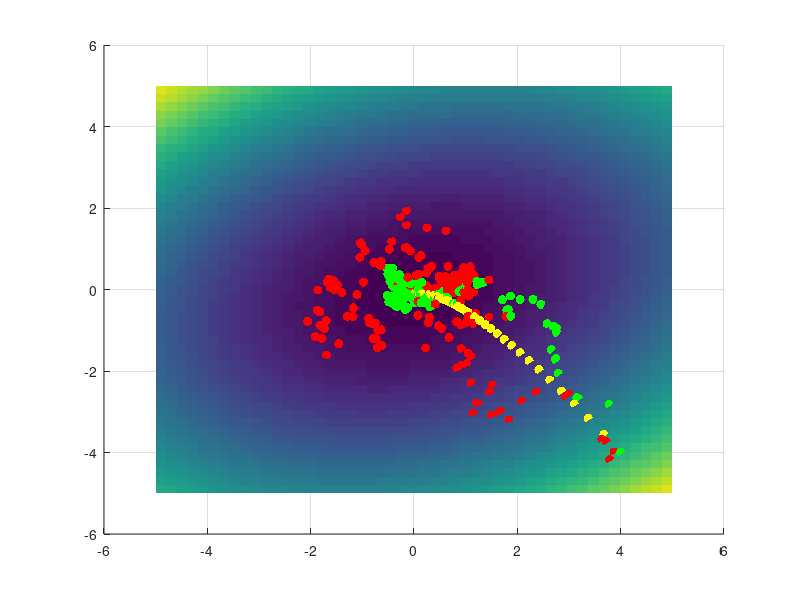

Recreate this plot in MATLAB. (Note: this script raises an error after producing the figure.)
function varOptBarber()

% Variational Optimisation
% https://davidbarber.github.io/blog/2017/04/03/variational-optimisation/

% f(x) is a simple quadratic objective function (linear regression sq loss)
% p(x|theta) is a Gaussian


function out=E(W,x,y)
out=mean(0.5*(W*x-y).^2);
end

function [g,G]=gradE(W,x,y)
G=repmat(W*x-y,size(W,2),1).*x;
g=sum(G,2)/size(G,2);
g=g';
end


% Create the dataset:
N=10; % Number of datapoints
D=2; % Dimension of the data
W0=randn(1,D)/sqrt(D); % true linear regression weight
x=randn(D,N); % inputs
y=W0*x; % outputs

% plot the error surface:
w1=linspace(-5,5,50); w2=w1;
for i=1:length(w1)
    for j=1:length(w2)
        Esurf(i,j)=E([w1(i) w2(j)],x,y);
    end
end
figure;
h=surf(w1,w2,Esurf); set(h,'LineStyle','none');  view(0,90); hold on

Winit=[-4 4]; % initial starting point for the optimisation

% standard gradient descent:
Nloops=150; % number of iterations
eta=0.1; % learning rate
W=Winit;
for i=1:Nloops
    plot3(W(2),W(1),E(W,x,y)+0.1,'y.','markersize',20);
    W=W-eta*gradE(W,x,y);
end

% Variational Optimisation with fixed variance
Nsamples=10; % number of samples
sd=5; % initial standard deviation of the Gaussian
%beta=2*log(sd); % parameterise the standard variance
mu=Winit; % initial mean of the Gaussian
%sdvals=[sd];
for i=1:Nloops
    plot3(mu(2),mu(1),E(mu,x,y)+0.1,'r.','markersize',20);
    EvalVarOpt(i)=E(mu,x,y); % error value
    xsample=repmat(mu,Nsamples,1)+sd*randn(Nsamples,D); % draw samples
    
    g=zeros(1,D); % initialise the gradient for the mean mu
    %gbeta=0; % initialise the gradient for the standard deviation (beta par)
    for j=1:Nsamples
        f(j) = E(xsample(j,:),x,y); % function value (error)
        g=g+(xsample(j,:)-mu).*f(j)./(sd*sd);
        %gbeta=gbeta+0.5*f(j)*(exp(-beta)*sum((xsample(j,:)-mu).^2)-D);
    end
    g = g./Nsamples;
    %gbeta=gbeta/Nsamples;
    
    mu=mu-eta*g; % Stochastic gradient descent for the mean
    %beta=beta-0.01*gbeta; % Stochastic gradient descent for the variance par

        
    %sd=sqrt(exp(beta));
    %sdvals=[sdvals sd];
end





% Variational Optimisation:
Nsamples=10; % number of samples
sd=5; % initial standard deviation of the Gaussian
beta=2*log(sd); % parameterise the standard variance
mu=Winit; % initial mean of the Gaussian
sdvals=[sd];
for i=1:Nloops
    plot3(mu(2),mu(1),E(mu,x,y)+0.1,'g.','markersize',20);
    EvalVarOpt(i)=E(mu,x,y); % error value
    xsample=repmat(mu,Nsamples,1)+sd*randn(Nsamples,D); % draw samples
    
    g=zeros(1,D); % initialise the gradient for the mean mu
    gbeta=0; % initialise the gradient for the standard deviation (beta par)
    for j=1:Nsamples
        f(j) = E(xsample(j,:),x,y); % function value (error)
        g=g+(xsample(j,:)-mu).*f(j)./(sd*sd);
        gbeta=gbeta+0.5*f(j)*(exp(-beta)*sum((xsample(j,:)-mu).^2)-D);
    end
    g = g./Nsamples;
    gbeta=gbeta/Nsamples;
    
    mu=mu-eta*g; % Stochastic gradient descent for the mean
    beta=beta-0.01*gbeta; % Stochastic gradient descent for the variance par
    % comment the line above to turn off variance adaptation
        
    sd=sqrt(exp(beta));
    sdvals=[sdvals sd];
end

%title('yellow=SGD, red=VO(fixed \sigma), green=VO')
printPmtkFigure('varOptBarberSurface')

figure; plot(sdvals);
xlabel('iteration')
ylabel('estimated \sigma')
printPmtkFigure('varOptBarberSD')

end


